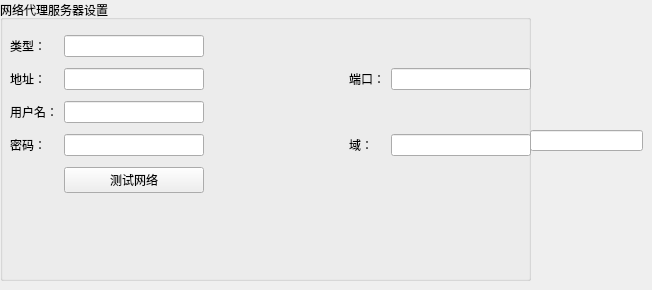
   <widget class="QWidget" name="page_5">
    <widget class="QGroupBox" name="groupBox_13">
     <property name="geometry">
      <rect>
       <x>0</x>
       <y>0</y>
       <width>531</width>
       <height>281</height>
      </rect>
     </property>
     <property name="title">
      <string>网络代理服务器设置</string>
     </property>
     <widget class="QWidget" name="gridLayoutWidget_7">
      <property name="geometry">
       <rect>
        <x>10</x>
        <y>30</y>
        <width>521</width>
        <height>171</height>
       </rect>
      </property>
      <layout class="QGridLayout" name="gridLayout_10">
       <item row="0" column="2">
        <spacer name="horizontalSpacer_10">
         <property name="orientation">
          <enum>Qt::Horizontal</enum>
         </property>
         <property name="sizeHint" stdset="0">
          <size>
           <width>40</width>
           <height>20</height>
          </size>
         </property>
        </spacer>
       </item>
       <item row="2" column="1">
        <widget class="QLineEdit" name="lineEdit_7"/>
       </item>
       <item row="1" column="0">
        <widget class="QLabel" name="label_21">
         <property name="text">
          <string>地址：</string>
         </property>
        </widget>
       </item>
       <item row="1" column="4">
        <widget class="QLineEdit" name="lineEdit_11"/>
       </item>
       <item row="1" column="3">
        <widget class="QLabel" name="label_25">
         <property name="text">
          <string>端口：</string>
         </property>
        </widget>
       </item>
       <item row="3" column="4">
        <widget class="QLineEdit" name="lineEdit_10"/>
       </item>
       <item row="3" column="3">
        <widget class="QLabel" name="label_24">
         <property name="text">
          <string>域：</string>
         </property>
        </widget>
       </item>
       <item row="1" column="1">
        <widget class="QLineEdit" name="lineEdit_6"/>
       </item>
       <item row="3" column="1">
        <widget class="QLineEdit" name="lineEdit_8"/>
       </item>
       <item row="2" column="0">
        <widget class="QLabel" name="label_22">
         <property name="text">
          <string>用户名：</string>
         </property>
        </widget>
       </item>
       <item row="3" column="0">
        <widget class="QLabel" name="label_23">
         <property name="text">
          <string>密码：</string>
         </property>
        </widget>
       </item>
       <item row="0" column="0">
        <widget class="QLabel" name="label_20">
         <property name="text">
          <string>类型：</string>
         </property>
        </widget>
       </item>
       <item row="0" column="1">
        <widget class="QLineEdit" name="lineEdit_5"/>
       </item>
       <item row="4" column="1">
        <widget class="QPushButton" name="pushButton_10">
         <property name="text">
          <string>测试网络</string>
         </property>
        </widget>
       </item>
      </layout>
     </widget>
    </widget>
    <widget class="QLineEdit" name="lineEdit_9">
     <property name="geometry">
      <rect>
       <x>530</x>
       <y>130</y>
       <width>113</width>
       <height>21</height>
      </rect>
     </property>
    </widget>
   </widget>
